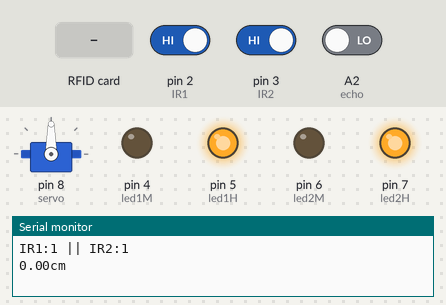
This sketch was run on a simulated Arduino Uno, built with avr-gcc and run on an emulated ATmega328P. Parts: servo, output pins drawn as LEDs (lit = HIGH), the last lines printed to the serial monitor. Inputs (shaded band) come from the test bench; at power-on: pin 2 (IR1) HIGH, pin 3 (IR2) HIGH, A2 (echo) LOW. Pins used as bus, display or sensor lines are not drawn.

Above: at 1.2 s.
1.3 s: RFID card 51 11 82 31 29 held to the reader
At 3.0 s:
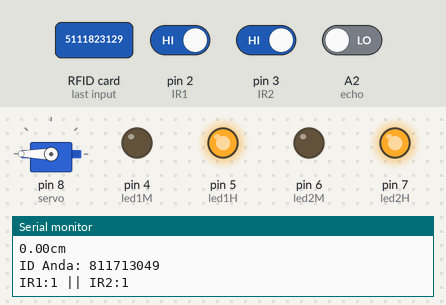
5.2 s: pin 2 (IR1) driven LOW
At 7.4 s:
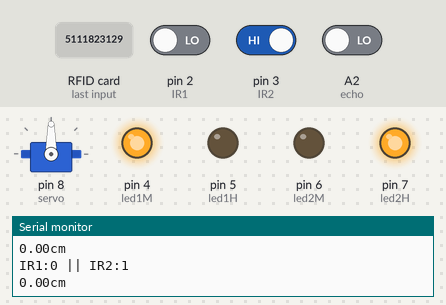
7.7 s: pin 3 (IR2) driven LOW
At 9.4 s:
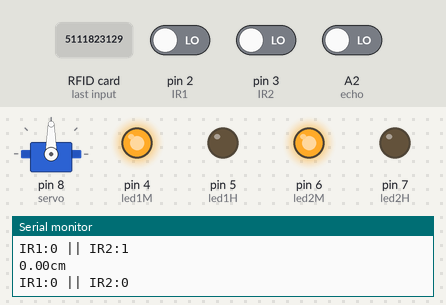
10.1 s: RFID card 5E 7A 19 C4 held to the reader
At 11.9 s:
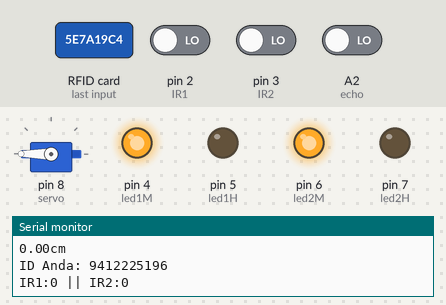
13.8 s: pin 2 (IR1) driven HIGH
At 16.0 s:
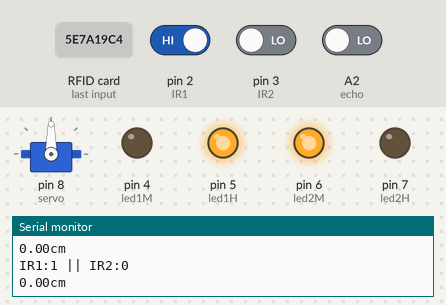
16.3 s: RFID card 51 11 82 31 29 held to the reader
At 18.2 s:
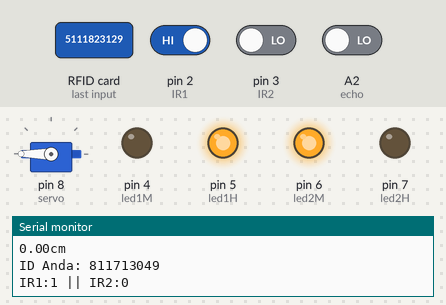
Timing chart, 0 to 20.0 s (numbered marks = the images above; inputs shaded):
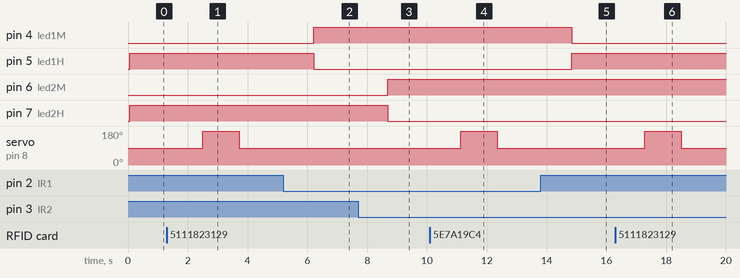

The sketch:

Sistem_Parkir_Otomatis.ino
```cpp
//Kartu putih 12512812555
//Gantungan kunci 5111823129

#include<SPI.h>
#include<MFRC522.h>
#include <Servo.h>

Servo servo;
int sudut=0;

const int pin_ss=10;
const int pin_rst=9;
const int pin_sp=8;

const int triger = A1;
const int echo = A2;

const int IR1 = 2;
const int IR2 = 3;

const int led1M = 4;
const int led1H = 5;
const int led2M = 6;
const int led2H = 7;

MFRC522 rfid(pin_ss,pin_rst);

void setup() {
  Serial.begin(9600);
  pinMode(triger,OUTPUT);
  pinMode(echo,INPUT);
  pinMode(IR1, INPUT);
  pinMode(IR2, INPUT);
  pinMode(led1M, OUTPUT);
  pinMode(led1H, OUTPUT);
  pinMode(led2M, OUTPUT);
  pinMode(led2H, OUTPUT);
  servo.attach(8);
  SPI.begin();
  rfid.PCD_Init();
  servo.write(90);
}

void loop() {
  int hasilIR1 = digitalRead(IR1);
  int hasilIR2 = digitalRead(IR2);
  Serial.println("IR1:"+String(hasilIR1)+" || IR2:"+String(hasilIR2));
  if(hasilIR1==0){
    digitalWrite(led1M,HIGH);
    digitalWrite(led1H,LOW);
  }
  if(hasilIR1==1){
    digitalWrite(led1H,HIGH);
    digitalWrite(led1M,LOW);
  }
  if(hasilIR2==0){
    digitalWrite(led2M,HIGH);
    digitalWrite(led2H,LOW);
  }
  if(hasilIR2==1){
    digitalWrite(led2H,HIGH);
    digitalWrite(led2M,LOW);
  }

  digitalWrite(triger,HIGH);
  delay(10);
  digitalWrite(triger,LOW);
  double data = pulseIn(echo,HIGH);
  double jarak = 0.0343 *(data / 2);
  Serial.print(jarak);
  Serial.println("cm");
  delay (200);
  if (jarak < 5)
  {
    servo.write(90);
  }

  if(!rfid.PICC_IsNewCardPresent() || !rfid.PICC_ReadCardSerial()){
    return;
  }
  String id;
  id=String(rfid.uid.uidByte[0]) + String(rfid.uid.uidByte[1]) + String(rfid.uid.uidByte[2]) + String(rfid.uid.uidByte[3]);
  Serial.print("ID Anda: ");
  Serial.println(id);

  if(id=="12512812555" || "5111823129"){
    servo.write(180);
  }

  rfid.PICC_HaltA();
  rfid.PCD_StopCrypto1();


}

void bacaServo(){
  digitalWrite(triger,HIGH);
  delay(10);
  digitalWrite(triger,LOW);
  double data = pulseIn(echo,HIGH);
  double jarak = 0.0343 *(data / 2);
  Serial.print(jarak);
  Serial.println("cm");
  delay (500);
}
```

Measured:
- after the input at 1.3 s, servo on pin 8 (servo): 90° → 180° after 1.2 s, → 90° 1.2 s later
- after the input at 5.2 s, pin 4 (led1M): LOW → HIGH after 1.0 s; pin 5 (led1H): HIGH → LOW after 1.0 s
- after the input at 7.7 s, pin 6 (led2M): LOW → HIGH after 0.98 s; pin 7 (led2H): HIGH → LOW after 0.98 s
- after the input at 10.1 s, servo on pin 8 (servo): 90° → 180° after 1.0 s, → 90° 1.2 s later
- after the input at 13.8 s, pin 4 (led1M): HIGH → LOW after 1.0 s; pin 5 (led1H): LOW → HIGH after 1.0 s
- after the input at 16.3 s, servo on pin 8 (servo): 90° → 180° after 0.99 s, → 90° 1.2 s later
